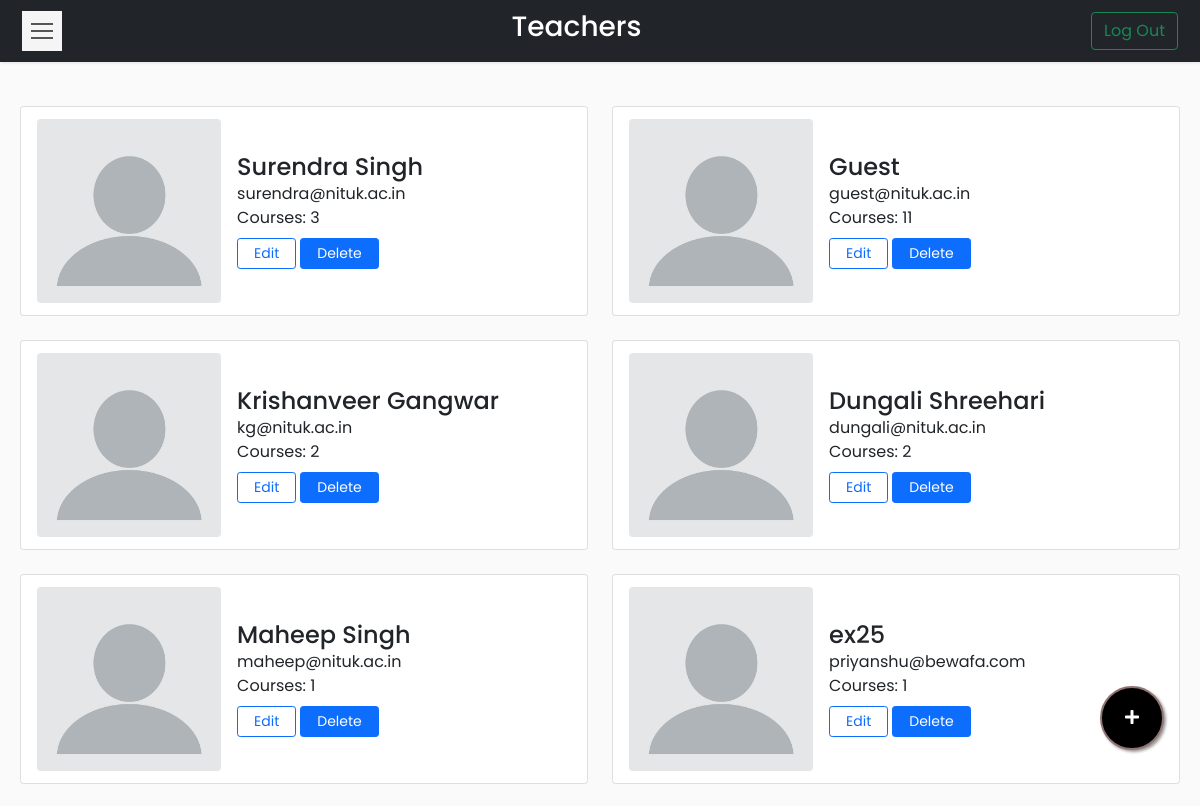
The page /Codes/dashboard_admin.php (signed in) on the database as committed earlier.
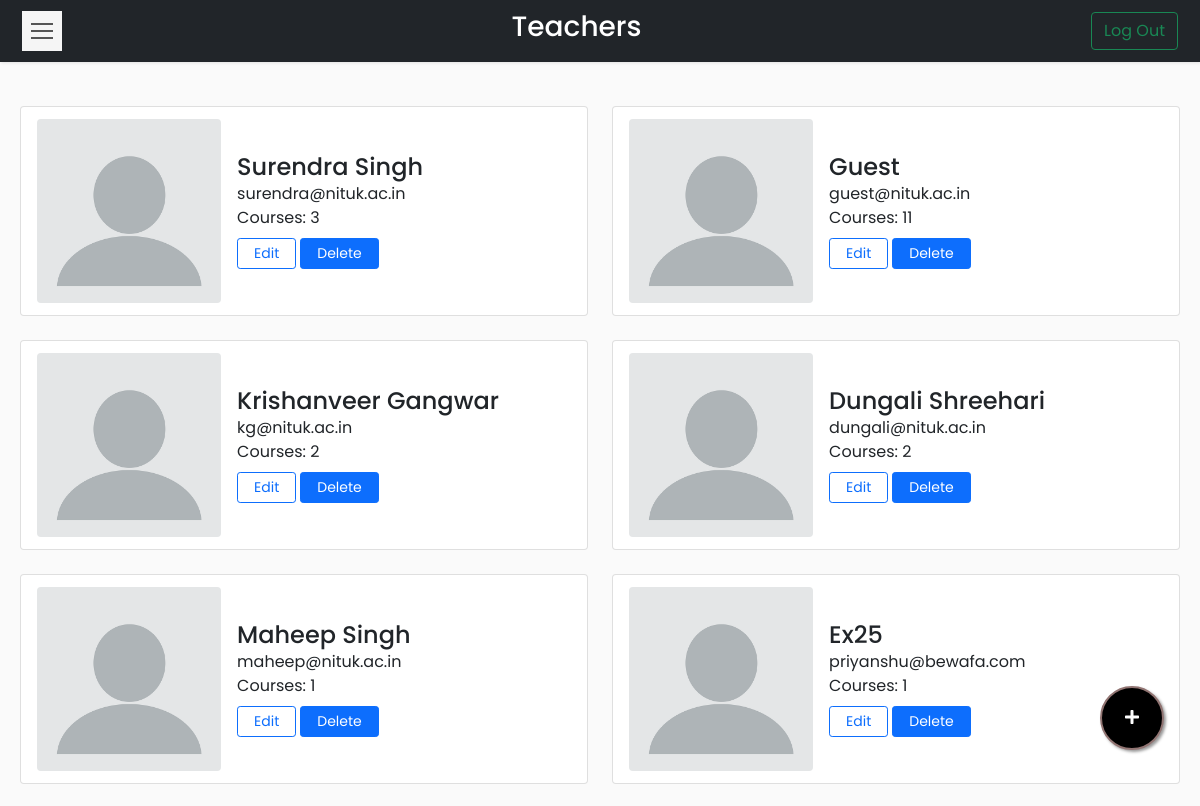
The same page on the database as committed later.
### tables this page shows
CREATE TABLE `users` (
  `id` int(11) NOT NULL,
  `username` varchar(25) NOT NULL,
  `email` varchar(30) NOT NULL,
  `password` varchar(20) NOT NULL
);

### Codes/dashboard_admin.php (the view, shortened to what this page needs)
<?php
if (isset($_SESSION['id'])) {
    require_once __DIR__ . '/connection/connect.php';
?>
    <!DOCTYPE html>
    <html>
    <head>
        <link rel="stylesheet" href="css/bootstrap.min.css" />
        <link rel="stylesheet" href="https://cdnjs.cloudflare.com/ajax/libs/font-awesome/4.7.0/css/font-awesome.min.css">
        <link rel="stylesheet" href="css/custom.css" />
    </head>
    <body>
        <nav class="navbar navbar-light bg-dark">
            <div class="container-fluid">
                <button type="button" id="sidebarCollapse" class="navbar-btn">
                    <span></span>
                    <span></span>
                    <span></span>
                </button>
                <span class="text-white h3">Teachers</span>
                <form class="d-flex">
                    <a href="logout.php">
                        <button class="btn btn-outline-success" type="button">Log Out</button>
                    </a>
                </form>
            </div>
        </nav>
        <div class="wrapper">
            <div id="content">
                <div class="row row-cols-1 row-cols-lg-2 row-cols-xxl-3 g-4">
                    <?php
                    $sql = "SELECT id, username, email FROM users";
                    $result = $conn->query($sql);
                    while ($row = $result->fetch_assoc()) {
                        if ($row['username'] == "Admin") {
                            continue;
                        }
                        $sql1 = "SELECT course_code FROM courses WHERE id=" . $row['id'];
                        $result1 = $conn->query($sql1);
                        $course_count = $result1->num_rows;
                    ?>
                        <div class="col">
                            <span>
                                <div class="container mt-4 d-flex justify-content-center card h-100 ps-3">
                                    <div class="d-flex align-items-center">
                                        <img src="images/generic_image.png" class="rounded" width="35%" alt="Teacher Image" onclick="javascript:location.href='teacher_courses_admin.php?id=<?php echo $row['id']; ?>'" style="cursor:pointer">
                                        <div class="ms-3 w-auto">
                                            <h4 class="mb-0 mt-0 text-break" onclick="javascript:location.href='teacher_courses_admin.php?id=<?php echo $row['id']; ?>'" style="cursor:pointer"><?php echo $row['username'] ?></h4> <span onclick="javascript:location.href='teacher_courses_admin.php?id=<?php echo $row['id']; ?>'" style="cursor:pointer"><?php echo $row['email'] ?></span><br>
                                            <span onclick="javascript:location.href='teacher_courses_admin.php?id=<?php echo $row['id']; ?>'" style="cursor:pointer">Courses: <?php echo $course_count ?></span>
                            </span>
                            <div class="button mt-2 d-flex flex-row align-items-center">
                                <a class="btn btn-sm btn-outline-primary w-auto px-3" data-bs-toggle="modal" data-bs-target="#edit_user" data-bs-whatever="<?php echo $row['id'] ?>">Edit</a>
                                <a class="btn btn-sm btn-primary ms-1 w-auto px-3" data-bs-toggle="modal" data-bs-target="#delete" data-bs-whatever="<?php echo $row['id'] ?>">Delete</a>
                            </div>
                        </div>
                </div>
            </div>
        </div>
    <?php } ?>
    <button type="button" id="addIcon" data-bs-toggle="modal" data-bs-target="#new_user">
        <i class="fa fa-plus"></i>
    </button>
<?php
} else {
    header('Location: index.php?error=INVALID USER');
    exit();
}
?>
    </body>
    </html>

### Codes/css/custom.css (style rules this page uses)
body { font-family: "Poppins", sans-serif; background: #fafafa; max-height: 100vh !important; overflow-y: scroll; }
a, a:hover, a:focus { color: inherit; text-decoration: none; transition: all 0.3s; }
.navbar { padding: 10px 10px; background: #fff; border: none; border-radius: 5; margin-bottom: 0px; box-shadow: 1px 1px 3px rgba(0, 0, 0, 0.1); }
.navbar-btn { box-shadow: none; outline: none !important; border: none; }
.wrapper { display: flex; width: 100%; align-items: stretch; perspective: 1500px; height: 100%; overflow-y: hidden; }
#content { width: 100%; min-height: 93vh; padding: 20px; transition: all 0.3s; }
#sidebarCollapse { width: 40px; height: 40px; background: #f5f5f5; cursor: pointer; }
#sidebarCollapse span { width: 80%; height: 2px; margin: 0 auto; display: block; background: #555; transition: all 0.8s cubic-bezier(0.81, -0.33, 0.345, 1.375); transition-delay: 0.2s; }
#sidebarCollapse span:first-of-type { transform: rotate(45deg) translate(2px, 2px); }
#sidebarCollapse span:nth-of-type(2) { opacity: 0; }
#sidebarCollapse span:last-of-type { transform: rotate(-45deg) translate(1px, -1px); }
@media (max-width: 10000px) { #sidebarCollapse span:first-of-type, #sidebarCollapse span:nth-of-type(2), #sidebarCollapse span:last-of-type { transform: none; opacity: 1; margin: 5px auto; } }
.card { transition: all 0.5s ease; justify-content: space-between; }
#addIcon { position: fixed !important; width:8vh; height:8vh; right: 3vw; bottom: 7vh; z-index: 10; background-color:black; border: 2px solid #917472; color:#FFF; border-radius:50%; box-shadow: 2px 2px 3px #999; }

Rows that differ between the two databases and show on the page:
changed users "priyanshu@bewafa.com": username "ex25" → "Ex25"
